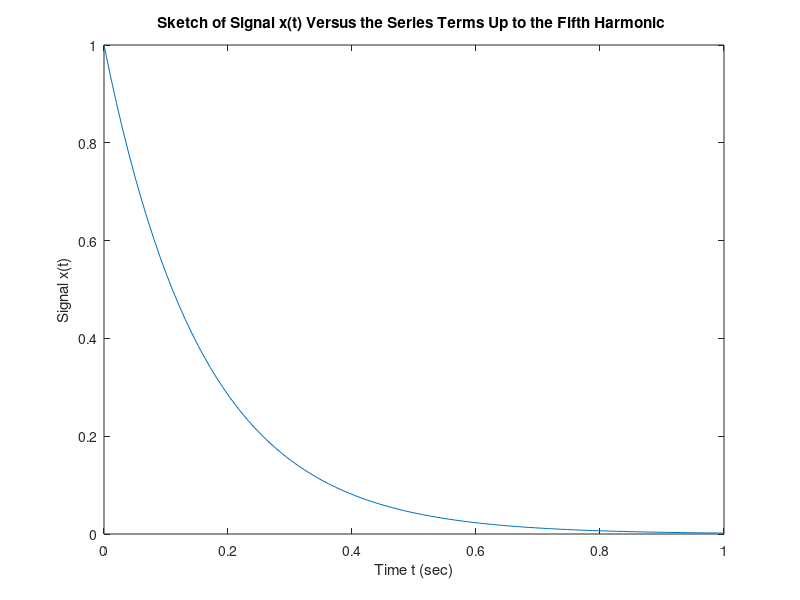

This chart was generated by the following MATLAB code: (Note: this script raises an error after producing the figure.)
%okay lets begin
clc;
clear all;
%superimpose sketch of x(t)
t = linspace(0,1,100);
%note that T=1 so it doesnt show up in the exponent, and also defines the
%bounds on which we graph the signal
x = exp(-2*pi*t);
%evaluating each point in t at x(t) and plotting x(t) 
figure(1)
plot(t,x)
%title the graph
title('Sketch of Signal x(t) Versus the Series Terms Up to the Fifth Harmonic ')
%labelling the x and y-axis on the graph
xlabel('Time t (sec)')
ylabel('Signal x(t)')
%retaining current plot so new plots dont erase existing plots
hold on

%creating symbolic variable to use for the FS approx
syms m
a = (1 - exp(-2*pi))/(2*pi + j*2*pi*m)*exp(j*m*2*pi*t);
%using symsum to return the sum of the series with the terms that Re{c}
%specifies, where m is the symbolic value, up to the 5th harmonic, hence
% given by -5 and 5 for n; citing Kevin Lin for showing me how to use
% symsum
approximateX = symsum(real(a), m, -5, 5);
%plotting the sketch of x(t) and the APPROXIMATION using the series terms
plot(t, approximateX)

%next, we compute the maximum magnitude of the imaginary part
maximumImaginary = max(imag(approximateX))
%clears existing state so new plots added clear old plots
hold off

%now we want a stem plot of the magnitude of c_n for n in [5,5], T=1
%creating our indices
n = -5:5;
%magnitude of fourier coefficients
cn = abs((1 - exp(-2*pi))./(2*pi + j*2*pi.*n));
figure(2)
%using stem() to create stem plot on the discrete interval for n in [-5,5]
%and plotting magnitude of fourier coefficients
stem(n,cn)
%labelling x and y axes and giving it a title
xlabel('n')
ylabel('Magnitude of the Fourier Coefficients')
title('Magnitude of Fourier Coefficients of x(t)')
